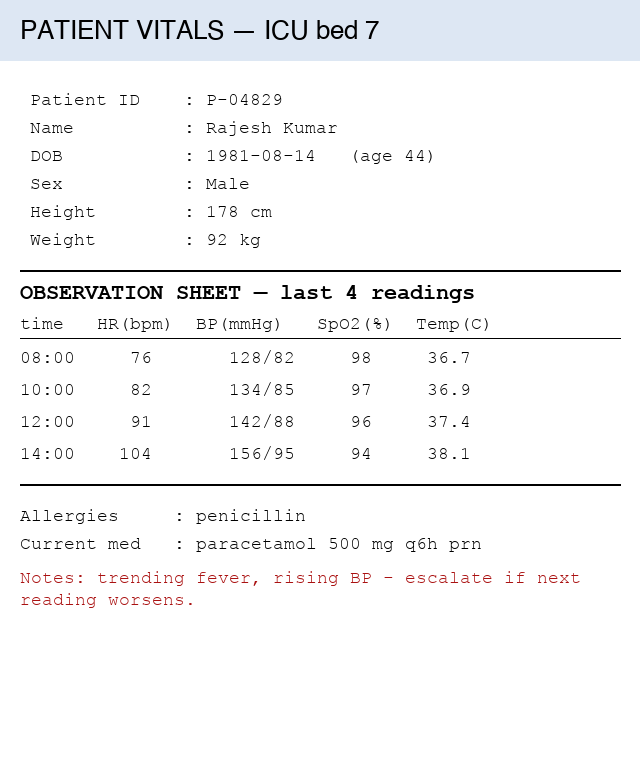
#> input picture posts/2026-04-27-react-local/images/vitals.png, 640 x 760 px
$ jupyter execute --allow-errors react.ipynb
#> lines starting #> are read from the running program, lines starting #| are printed output that depends on the picture
[Yao et al. 2022](https://arxiv.org/abs/2210.03629) call their pattern **ReAct**: the model interleaves *Thought* (free-form reasoning) with *Action* (a structured tool call). The runtime executes the action, returns an *Observation*, and the loop continues until the model emits `Finish[answer]`.

The interesting question isn't "does ReAct work" — it's **how much does the loop actually buy you over the simpler alternatives**. The four paradigms below are the spectrum, and we'll run each of four representative questions through all four to see where the gap opens.

Everything runs locally on Gemma 4 31B (4-bit MLX) — multimodal, ~19 GB peak on an M2 Max, ~15 tokens/sec.

## The four paradigms

| Paradigm | What it does | When it wins | Where it loses |
|---|---|---|---|
| **1. Direct answer** | Question → LLM → answer | Fact already memorised; trivial reasoning | Anything beyond training data; arithmetic; live state |
| **2. Reasoning only (CoT)** | Question → LLM thinks step-by-step → answer | Multi-step *inferences* that don't need fresh facts | Multi-digit math; today's date; unseen images |
| **3. Acting only** | Question → LLM picks tool → observation → loop → answer | Pure look-up tasks | Tasks needing planning between calls; the model loses the thread |
| **4. ReAct** | Question → Thought → Action → Observation → loop → answer | Multi-hop with tools; needs both *what next* and *do it* | Format-fragile on small models; cheap calls (overhead doesn't pay off) |

## Setup

One model, one ReAct loop, three text tools (`search`, `calc`, `date_diff`), two vision tools (`describe`, `crop`). Code is folded by default; click *Show code* to expand.

[cell 1]
import time, re, datetime, ast, operator, math, io, contextlib
from pathlib import Path
from PIL import Image
from IPython.display import display, Markdown

from mlx_vlm import load as load_vlm, generate as vlm_generate
from mlx_vlm.prompt_utils import apply_chat_template
from mlx_vlm.utils import load_config

MODEL_ID = 'mlx-community/gemma-4-31b-it-4bit'
_state = {}

def get_model():
    if 'model' not in _state:
        t0 = time.time()
        _state['model'], _state['proc'] = load_vlm(MODEL_ID)
        _state['cfg'] = load_config(MODEL_ID)
        print(f'[load] {time.time()-t0:.1f}s')
    return _state['model'], _state['proc'], _state['cfg']

def llm(prompt, images=None, max_tokens=400):
    model, proc, cfg = get_model()
    images = images or []
    formatted = apply_chat_template(proc, cfg, prompt, num_images=len(images))
    out = vlm_generate(model, proc, formatted, image=images,
                       max_tokens=max_tokens, verbose=False)
    return out.text

[cell 2]
# ---------- ReAct loop (with the small-model guardrails) ----------
_ACTION_RE = re.compile(
    r"(?:^|\n)\s*(?:Action(?:\s*\d*)?:\s*)?(\w+)\s*\[(.*?)\]\s*(?:\n|$)",
    re.DOTALL,
)
_FINISH_COLON = re.compile(r"(?:^|\n)\s*Finish\s*:\s*(.+?)(?:\n|$)", re.DOTALL)

class _FinishMatch:
    def __init__(self, m): self._m = m; self._end = m.end()
    def group(self, i): return 'Finish' if i == 1 else self._m.group(1).strip()
    def end(self): return self._end

# [51 lines left out: functions _strip_leaks, _find_action, react, not called in this run]

[cell 3]
# ---------- text tools ----------
import wikipedia
wikipedia.set_lang('en')
#> (this line was passed over: wikipedia is not available in this run)

# [7 lines left out: function tool_search, not called in this run]

_OPS = {ast.Add: operator.add, ast.Sub: operator.sub, ast.Mult: operator.mul,
        ast.Div: operator.truediv, ast.Pow: operator.pow, ast.USub: operator.neg,
        ast.Mod: operator.mod, ast.FloorDiv: operator.floordiv}
_FNS = {'sqrt': math.sqrt, 'log': math.log, 'log10': math.log10, 'exp': math.exp,
        'sin': math.sin, 'cos': math.cos, 'pi': math.pi,
        'round': round, 'abs': abs, 'min': min, 'max': max}
# [7 lines left out: function _eval, not called in this run]
def tool_calc(expr):
    expr = expr.strip().strip("'\"")
    return _eval(ast.parse(expr, mode='eval').body)

def tool_today(_=''): return datetime.date.today().isoformat()
def tool_date_diff(arg):
    a, b = [s.strip() for s in arg.split(',')]
    return str((datetime.date.fromisoformat(b) - datetime.date.fromisoformat(a)).days)

TEXT_TOOLS = {'search': tool_search, 'calc': tool_calc,
              'today': tool_today, 'date_diff': tool_date_diff}

TEXT_SYSTEM = '''You answer the user's question by interleaving Thought, Action, and Observation steps.
Available tools:
  search[query]      - returns a short Wikipedia summary
  calc[expr]         - evaluates a Python arithmetic expression
  today[]            - returns today's date as YYYY-MM-DD
  date_diff[d1, d2]  - days from d1 to d2 (both YYYY-MM-DD)
  Finish[answer]     - emit the final concise answer and stop

Format:
  Thought N: short reasoning
  Action N: tool_name[argument]
Stop within 5 steps via Finish[your answer].'''

# ---------- vision tools ----------
_current_image = {'pil': None}

def look_at(path):
#> called with path = 'images/vitals.png'
    img = Image.open(path).convert('RGB')
#> img is the input picture: PIL image 640x760 RGB; mean R, G, B 245.8, 246.1, 247.1
    _current_image['pil'] = img
    return img

# [21 lines left out: functions tool_describe, tool_crop, not called in this run]

VISION_TOOLS = {'describe': tool_describe, 'crop': tool_crop, 'calc': tool_calc}

VISION_SYSTEM = '''You answer a question about an image by interleaving Thought, Action, and Observation.
Available tools:
  describe[]            - one full description of the image
  crop[x1,y1,x2,y2]     - re-look at a region (normalised 0..1 OR pixels)
  calc[expr]            - evaluate a numerical expression
  Finish[answer]        - final concise answer, stop

Format:
  Thought N: short reasoning
  Action N: tool_name[argument]
Use describe[] first; use crop[] to inspect a region. Stop within 5 steps with Finish[answer].'''

[cell 4]
# ---------- 4-paradigm comparison helper (full traces shown) ----------
import html as _html

# [6 lines left out: function _capture, not called in this run]

def direct(question, images=None):
    raw = llm(f'Answer the question concisely in one short line.\n\nQuestion: {question}\nAnswer:',
              images=images, max_tokens=160)
    raw = _strip_leaks(raw)
    answer = raw.split('\n')[0].strip()
    trace = f'PROMPT:\nAnswer the question concisely in one short line.\nQuestion: {question}\nAnswer:\n\nMODEL OUTPUT:\n{raw}'
    return answer, trace

# [23 lines left out: functions cot, act_only, react_full, not called in this run]

_CSS_INJECTED = [False]
_TRACE_CSS = """
<style>
  .react-trace-block { font-size: 14px; line-height: 1.55; }
  .react-trace-block table { font-size: 14px; }
  .react-trace-block table td, .react-trace-block table th { color: var(--bs-body-color, #1a1a1a) !important; padding: 6px 10px; }
  .react-trace-block summary { font-size: 14.5px; padding: 6px 0; cursor: pointer; }
  .react-trace-block summary b { color: var(--bs-body-color, #1a1a1a); }
  .react-trace-block em, .react-trace-block i { color: var(--bs-body-color, #1a1a1a); }
  .react-trace-block code { font-size: 13px; }
</style>
"""

# [4 lines left out: function _esc, not called in this run]

def compare(question, tools, system, images=None, ground_truth=None, image_label=''):
    rows = [
        ('1. Direct',   *direct(question, images)),
        ('2. CoT',      *cot(question, images)),
        ('3. Act-only', *act_only(question, tools, system, images)),
        ('4. ReAct',    *react_full(question, tools, system, images)),
    ]
    md = []
    if not _CSS_INJECTED[0]:
        md.append(_TRACE_CSS); _CSS_INJECTED[0] = True
    md.append('<div class="react-trace-block">')
    md.append('**Question:** ' + question)
    if image_label: md.append(f'\n*Image: {image_label}*')
    if ground_truth is not None: md.append(f'\n*Ground truth:* `{ground_truth}`')
    md.append('\n| Paradigm | Final answer |\n|---|---|')
    for name, ans, _ in rows:
        a = str(ans).replace('|', '\\|').replace('\n', '<br>')
        if len(a) > 220: a = a[:220] + '…'
        md.append(f'| **{name}** | {a} |')
    md.append('')
    md.append('### Full traces')
    for name, _, trace in rows:
        md.append(
            f'<details style="margin: 6px 0;"><summary style="cursor:pointer; padding:6px 0;">📜 <b>{name}</b> — click to expand full trace</summary>\n'
            f'<pre style="font-family: ui-monospace, SFMono-Regular, Menlo, Consolas, monospace; font-size: 14px; line-height: 1.55; white-space: pre-wrap; overflow-x: auto; max-height: 520px; background: #f6f8fa; color: #0d1117; padding: 12px 14px; border: 1px solid #d0d7de; border-radius: 6px; margin: 6px 0 16px 0;">{_esc(trace)}</pre>\n'
            f'</details>')
    md.append('</div>')
    display(Markdown('\n'.join(md)))
    return rows

## Q1 — Multi-hop QA (search-heavy)

Two facts to bridge. Direct/CoT only succeed if both facts happen to be in the model's memory; ReAct can verify and correct.

#> (a cell that did not finish here is left out)

## Q2 — Compound interest (calculator-heavy)

Multi-digit arithmetic over nine compoundings. Small-to-medium models can't do this in their heads; the question is whether each paradigm knows to *defer* to a calculator.

#> (a cell that did not finish here is left out)

## Q3 — Medical: BMI + WHO category

Two-step task that lab/clinical workflows look like: derive a value, then bucket it into a guideline. Calc + lookup.

#> (a cell that did not finish here is left out)

## Q4 — Vision medical: read an ICU chart

Same paradigms but the input is now an image — a synthetic ICU vitals sheet. Direct and CoT have to read text + numbers visually then reason. Act-only and ReAct can use `crop[]` to focus on the trend table.

[cell 8]
img = look_at('images/vitals.png')
disp = img.copy(); disp.thumbnail((420, 600))
#> after `disp.thumbnail((420, 600))`:
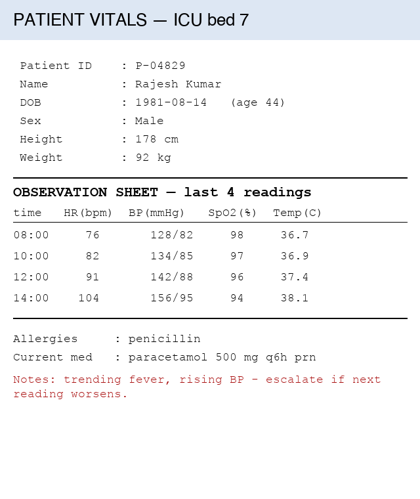
#> disp: PIL image 420x499 RGB; mean R, G, B 245.5, 245.9, 246.8
display(disp)

#> (the rest of this cell did not finish here and is left out)
